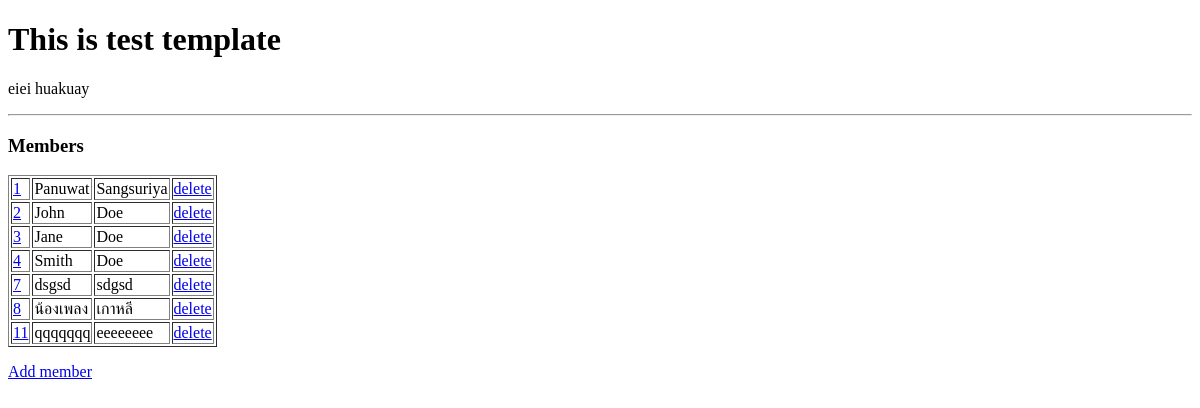
Before: /members/ with the older database file.
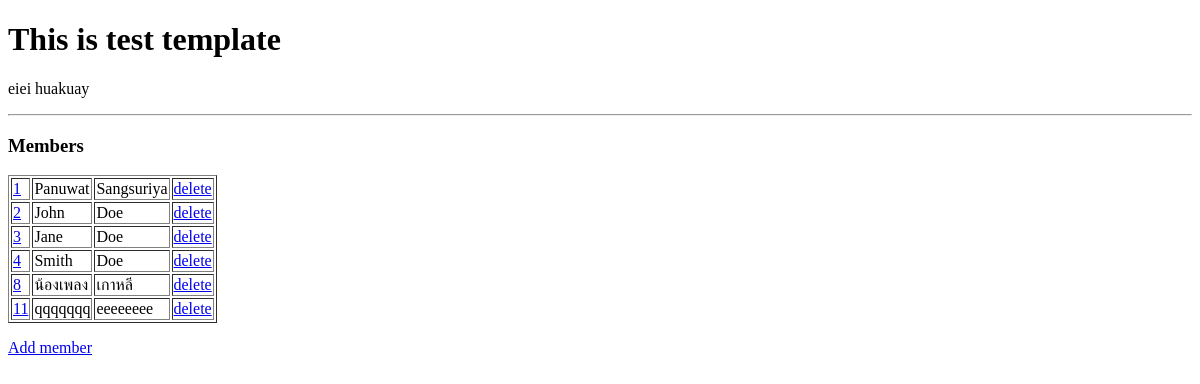
After: the same page with the newer database file.
### members/models.py (models this page shows)
class Members(models.Model):
    firstname = models.CharField(max_length=255)
    lastname = models.CharField(max_length=255)

### members/views.py (the view)
# urls.py: path('', views.index, name='index_home'),
def index(request):
    mymembers = Members.objects.all().values()
    template = loader.get_template('index.html')
    context = {
        'mymembers': mymembers
    }
    return HttpResponse(template.render(context, request))

### members/templates/index.html (shortened to what this page needs)
<!DOCTYPE html>
<html>
<head>
</head>
<body>
    <h1>This is test template</h1>
    <p>eiei huakuay</p>
    <hr>
    <h3>Members</h3>
    <table border="1">
        {% for x in mymembers %}
        <tr>
            <td><a href="update/{{ x.id }}">{{ x.id }}</a></td>
            <td>{{ x.firstname }}</td>
            <td>{{ x.lastname }}</td>
            <td>
                <a href="delete/{{ x.id }}">delete</a>
            </td>
        </tr>
        {% endfor %}
    </table>
    <p>
        <a href="add/">Add member</a>
    </p>
</body>
</html>

Changed rows visible on the page:
removed Members: id "7", firstname "dsgsd", lastname "sdgsd"
